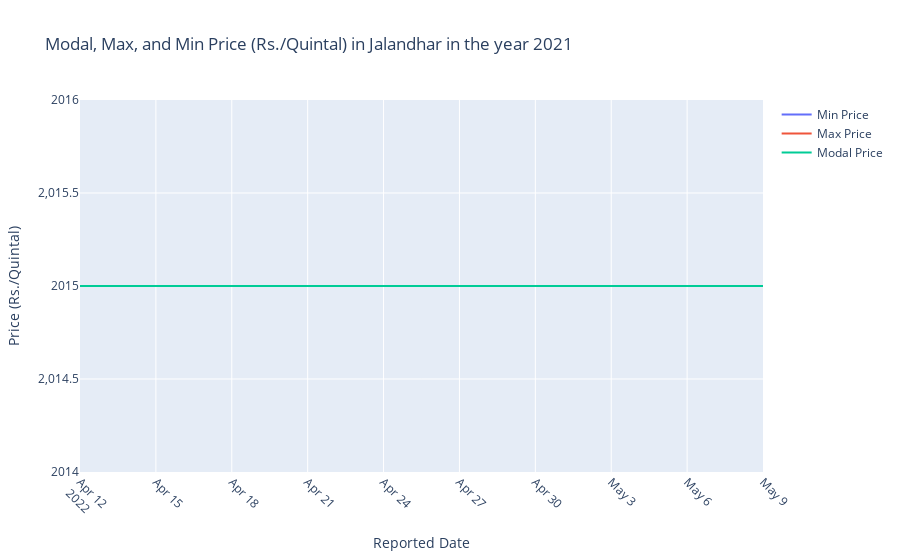

This figure's notebook cell:
### Code cell
import plotly.graph_objects as go

# Filter data for the year 2021
data_2022 = kapurthala[kapurthala['Reported Date'].dt.year == 2022]

# Create traces for each line
trace_min_price = go.Scatter(x=data_2022['Reported Date'], y=data_2022['Min Price (Rs./Quintal)'],
                             mode='lines', name='Min Price')

trace_max_price = go.Scatter(x=data_2022['Reported Date'], y=data_2022['Max Price (Rs./Quintal)'],
                             mode='lines', name='Max Price')

trace_modal_price = go.Scatter(x=data_2022['Reported Date'], y=data_2022['Modal Price (Rs./Quintal)'],
                               mode='lines', name='Modal Price')

# Create figure and add traces
fig = go.Figure()
fig.add_trace(trace_min_price)
fig.add_trace(trace_max_price)
fig.add_trace(trace_modal_price)

# Update layout
fig.update_layout(
    title='Modal, Max, and Min Price (Rs./Quintal) in kapurthala in the year 2021',
    xaxis_title='Reported Date',
    yaxis_title='Price (Rs./Quintal)',
    xaxis=dict(tickangle=45)
)

# Show plot
fig.show()

### Figure 1 — Plotly figure (JSON) as saved in the notebook; plotly's stock layout.template omitted (floating-point values rounded to 4 significant figures)
{"data": [{"mode": "lines", "name": "Min Price", "type": "scatter", "x": ["2022-05-09T00:00:00", "2022-05-06T00:00:00", "2022-05-05T00:00:00", "2022-05-04T00:00:00", "2022-05-03T00:00:00", "2022-05-01T00:00:00", "2022-04-30T00:00:00", "2022-04-29T00:00:00", "2022-04-28T00:00:00", "2022-04-27T00:00:00", "2022-04-26T00:00:00", "2022-04-25T00:00:00", "2022-04-24T00:00:00", "2022-04-23T00:00:00", "2022-04-22T00:00:00", "2022-04-21T00:00:00", "2022-04-20T00:00:00", "2022-04-19T00:00:00", "2022-04-18T00:00:00", "2022-04-17T00:00:00", "2022-04-16T00:00:00", "2022-04-15T00:00:00", "2022-04-14T00:00:00", "2022-04-13T00:00:00", "2022-04-12T00:00:00", "2022-04-19T00:00:00", "2022-04-18T00:00:00", "2022-04-17T00:00:00", "2022-04-16T00:00:00", "2022-04-15T00:00:00"], "y": [2015, 2015, 2015, 2015, 2015, 2015, 2015, 2015, 2015, 2015, 2015, 2015, 2015, 2015, 2015, 2015, 2015, 2015, 2015, 2015, 2015, 2015, 2015, 2015, 2015, 2015, 2015, 2015, 2015, 2015]}, {"mode": "lines", "name": "Max Price", "type": "scatter", "x": ["2022-05-09T00:00:00", "2022-05-06T00:00:00", "2022-05-05T00:00:00", "2022-05-04T00:00:00", "2022-05-03T00:00:00", "2022-05-01T00:00:00", "2022-04-30T00:00:00", "2022-04-29T00:00:00", "2022-04-28T00:00:00", "2022-04-27T00:00:00", "2022-04-26T00:00:00", "2022-04-25T00:00:00", "2022-04-24T00:00:00", "2022-04-23T00:00:00", "2022-04-22T00:00:00", "2022-04-21T00:00:00", "2022-04-20T00:00:00", "2022-04-19T00:00:00", "2022-04-18T00:00:00", "2022-04-17T00:00:00", "2022-04-16T00:00:00", "2022-04-15T00:00:00", "2022-04-14T00:00:00", "2022-04-13T00:00:00", "2022-04-12T00:00:00", "2022-04-19T00:00:00", "2022-04-18T00:00:00", "2022-04-17T00:00:00", "2022-04-16T00:00:00", "2022-04-15T00:00:00"], "y": [2015, 2015, 2015, 2015, 2015, 2015, 2015, 2015, 2015, 2015, 2015, 2015, 2015, 2015, 2015, 2015, 2015, 2015, 2015, 2015, 2015, 2015, 2015, 2015, 2015, 2015, 2015, 2015, 2015, 2015]}, {"mode": "lines", "name": "Modal Price", "type": "scatter", "x": ["2022-05-09T00:00:00", "2022-05-06T00:00:00", "2022-05-05T00:00:00", "2022-05-04T00:00:00", "2022-05-03T00:00:00", "2022-05-01T00:00:00", "2022-04-30T00:00:00", "2022-04-29T00:00:00", "2022-04-28T00:00:00", "2022-04-27T00:00:00", "2022-04-26T00:00:00", "2022-04-25T00:00:00", "2022-04-24T00:00:00", "2022-04-23T00:00:00", "2022-04-22T00:00:00", "2022-04-21T00:00:00", "2022-04-20T00:00:00", "2022-04-19T00:00:00", "2022-04-18T00:00:00", "2022-04-17T00:00:00", "2022-04-16T00:00:00", "2022-04-15T00:00:00", "2022-04-14T00:00:00", "2022-04-13T00:00:00", "2022-04-12T00:00:00", "2022-04-19T00:00:00", "2022-04-18T00:00:00", "2022-04-17T00:00:00", "2022-04-16T00:00:00", "2022-04-15T00:00:00"], "y": [2015, 2015, 2015, 2015, 2015, 2015, 2015, 2015, 2015, 2015, 2015, 2015, 2015, 2015, 2015, 2015, 2015, 2015, 2015, 2015, 2015, 2015, 2015, 2015, 2015, 2015, 2015, 2015, 2015, 2015]}], "layout": {"title": {"text": "Modal, Max, and Min Price (Rs./Quintal) in Jalandhar in the year 2021"}, "xaxis": {"tickangle": 45, "title": {"text": "Reported Date"}}, "yaxis": {"title": {"text": "Price (Rs./Quintal)"}}}}
